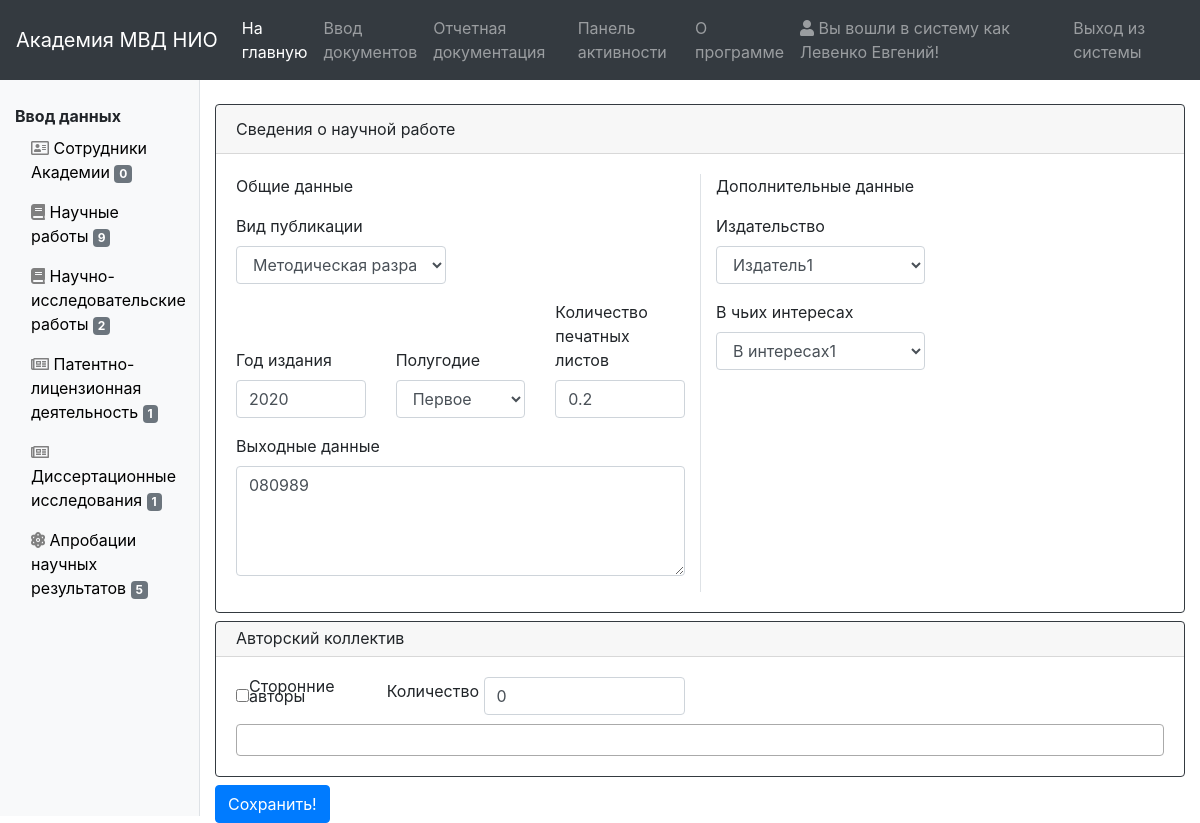
The app's page /sciencework/update/14/change/ (signed in) with its own data.
### sciencework/models.py (models this page shows, shortened)
class Sciencework(models.Model):
    kind = models.ForeignKey(Publicationkind, on_delete=models.SET_NULL, null=True, verbose_name="Вид научной работы")
    year = models.IntegerField(verbose_name="Год издания")
    half_year = models.CharField(max_length=10, default="Не указано", verbose_name="Полугодие")
    output_data = models.TextField(verbose_name="Выходные данные")
    sheet_count = models.CharField(max_length=100, blank=True, null=True, verbose_name="Количество печатных листов")
    publisher = models.ForeignKey(Publisher, on_delete=models.SET_NULL, blank=True, null=True, verbose_name="Издатель")
    grif = models.ForeignKey(Grif, on_delete=models.SET_NULL, blank=True, null=True, verbose_name="Гриф")
    magazine = models.ForeignKey(Magazine, on_delete=models.SET_NULL, blank=True, null=True, verbose_name="Журнал")
    digest = models.ForeignKey(Digest, on_delete=models.SET_NULL, blank=True, null=True, verbose_name="Сборник статей")
    in_vak = models.BooleanField(blank=True, null=True, verbose_name="Является работой ВАК")
    in_internationals = models.ManyToManyField(InternationalBase,
                                               verbose_name="Входит в международную базу научного цитирования", blank=True)
    interest = models.ForeignKey(Interest, on_delete=models.SET_NULL, blank=True, null=True, verbose_name="В чьих интересах")
    conference = models.ForeignKey(Conference, on_delete=models.SET_NULL, blank=True, null=True,
                                   verbose_name="Конференция")
    work_is_foreignauthors = models.BooleanField(blank=True, null=True, verbose_name="Участие сторонних авторов")
    other_author_count = models.IntegerField(default=0, blank=True, null=True, verbose_name="Количество сторонних авторов")
    sciencework_student_participation = models.BooleanField(blank=True, null=True, default=False,
                                                            verbose_name="Участие обучающихся")
    authors = models.ManyToManyField(Author, verbose_name="Авторы")
    subdivisions = models.ManyToManyField(Subdivision, verbose_name="Подразделения")
    subspecies = models.ForeignKey(Subspecies, on_delete=models.SET_NULL, blank=True, null=True,
                                   verbose_name="Подвид учебного издания")
    org_founder = models.ForeignKey(Orgfounder, on_delete=models.SET_NULL, blank=True, null=True,
                                    verbose_name="Организация учредитель сборника")
    date_added = models.DateTimeField(blank=True, null=True, verbose_name="Дата и время моследнего изменения")
    user_added = models.ForeignKey(User, on_delete=models.SET_NULL, blank=True, null=True,
                                   verbose_name="Кем внесено/изменено")
    class Meta:
        ordering = ('kind',)
        verbose_name = 'Научная работа'
        verbose_name_plural = 'Научная работа'

### sciencework/views.py (the view)
# urls.py: path('update/<sciencework_id>/change/', permission_required('sciencework.change_sciencework')(views.sciencework_update), name='update'),
@transaction.atomic
def sciencework_update(request, sciencework_id):
    if request.method == 'POST':
        obj = get_object_or_404(Sciencework, pk=sciencework_id)
        form = ScienceworkForm(request.POST, instance=obj)
        if form.is_valid():
            sciencework = form.save()
            sciencework.in_internationals.clear()
            sciencework.subdivisions.clear()
            for author in sciencework.authors.all():
                sciencework.subdivisions.add(author.subdivision)
            if sciencework.magazine is None and sciencework.digest is not None:
                sciencework.in_vak = sciencework.digest.in_vak
                for international in sciencework.digest.in_international.all():
                    sciencework.in_internationals.add(international)
            if sciencework.digest is None and sciencework.magazine is not None:
                sciencework.in_vak = sciencework.magazine.in_vak
                for international in sciencework.magazine.in_international.all():
                    sciencework.in_internationals.add(international)
            sciencework.date_added = datetime.datetime.now()
            sciencework.user_added = request.user
            sciencework.save()
            return HttpResponseRedirect(reverse('sciencework:list'))
        else:
            return render(request, 'sciencework/sciencework_input_form.html', {'form': form})
    else:
        obj = get_object_or_404(Sciencework, pk=sciencework_id)
        form = ScienceworkForm(instance=obj)
        return render(request, 'sciencework/sciencework_update_form.html', {'form': form,
                                                                            'obj': obj,
                                                                            })

### sciencework/forms.py
class ScienceworkForm(ModelForm):
    class Meta:
        CHOICES = [('1', 'Первое'), ('2', 'Второе')]
        model = Sciencework
        exclude = ['in_vak', 'in_internationals', 'subdivisions', 'org_founder']
        widgets = {'sciencework_student_participation': CheckboxInput(),
                   'work_is_foreignauthors': CheckboxInput(),
                   'half_year': Select(choices=CHOICES),
                   }

### context_processors/side_panel_context.py (called while the page is built)
def counts(request):
    return {'author_count': Author.objects.all().count(),
            'sciencework_count': Sciencework.objects.all().count(),
            'nir_count': NIR.objects.all().count(),
            'pld_count': PLD.objects.all().count(),
            'dissertation_count': DissertationResearch.objects.all().count(),
            'anr_count': ANR.objects.all().count(),
            }

### sciencework/models.py (called while the page is built)
    def __str__(self):
        return self.publication_kind

    def __str__(self):
        return self.grif_name

    def __str__(self):
        return self.interest_name

    def __str__(self):
        return self.magazine_name

    def __str__(self):
        return self.digest_name

    def __str__(self):
        return str(self.conference_name_short)

    def __str__(self):
        return self.publisher_name

    def __str__(self):
        return self.title

### sciencework/templates/sciencework/sciencework_update_form.html (shortened to what this page needs)
{% extends "sciencework/sciencework_input_form.html" %}
{% load static %}
{% block form_title %}
    <form class="needs-validation" action="{% url 'sciencework:update' sciencework_id=obj.id %}" method="post" novalidate>
{% endblock %}
{% block button %}
    <button type="submit" class="btn btn-primary">Сохранить!</button>
{% endblock %}

### index/templates/index/common/navs/nav.html (shortened to what this page needs)
<nav class="navbar navbar-expand-lg navbar-dark bg-dark">
    <a class="navbar-brand" href="">Академия МВД НИО</a>
    <div class="collapse navbar-collapse" id="navbarSupportedContent">
        <ul class="navbar-nav mr-auto">
            {% if user.is_authenticated  %}
                {% if perms.dashboard %}
                    <li class="nav-item active">
                        <a class="nav-link" href="{% url 'index:index' %}">На главную<span class="sr-only">(current)</span></a>
                    </li>
                    <li class="nav-item">
                        <a class="nav-link" href="{% url 'authors:list' %}">Ввод документов</a>
                    </li>
                    <li class="nav-item">
                        <a class="nav-link" href="{% url 'reporting:employee' %}">Отчетная документация</a>
                    </li>
                    <li class="nav-item">
                        <a class="nav-link" href="{% url 'dashboard:main' %}">Панель активности</a>
                    </li>
                    <li class="nav-item">
                        <a class="nav-link" href="{% url 'index:about' %}">О программе</a>
                    </li>
                {% endif %}
            {% endif %}
        </ul>
        <ul class="navbar-nav">
            {% if user.is_authenticated  %}
                <li class="nav-item">
                    <a class="nav-link"><i class="fas fa-user"></i> Вы вошли в систему как {{ user.last_name }} {{ user.first_name }}!</a>
                </li>
                <li class="nav-item">
                    <a class="nav-link" href="{% url 'logout' %}"> Выход из системы</a>
                </li>
            {% else %}
                <li class="nav-item">
                    <a class="nav-link" href="{% url 'login'  %}"><i class="fas fa-user"></i> Вход в систему</a>
                </li>
            {% endif %}
        </ul>
    </div>
</nav>

### sciencework/templates/sciencework/input_blocks/common_data.html (shortened to what this page needs)
{% load widget_tweaks %}
<div class="col-md-6">
    <p>Общие данные</p>
    <div class="row">
        <div class="col-md-6">
            <div class="form-group">
                <label>Вид публикации</label>
                {% render_field form.kind|append_attr:"required:required" class+="form-control" %}
            </div>
        </div>
    </div>
    <div class="row d-flex align-items-end">
        <div class="col-lg-4">
            <div class="form-group">
                <label>Год издания</label>
                {% render_field form.year class+="form-control" min="1900" max="2020" value="2020" %}
            </div>
        </div>
        <div class="col-lg-4">
            <div class="form-group">
                <label>Полугодие</label>
                {% render_field form.half_year class+="form-control" required=true %}
             </div>
        </div>
        <div class="col-lg-4">
            <div class="form-group d-flex flex-column">
                <label>Количество печатных листов</label>
                {% render_field form.sheet_count class+="form-control" type="number" step="0.01" min="0" max="1000000" value=0.2 %}
            </div>
        </div>
    </div>
    <div class="row">
        <div class="col-sm-12">
            <div class="form-group">
                <label>Выходные данные</label>
                {% render_field form.output_data class+="form-control" rows="4" required=true %}
            </div>
        </div>
    </div>
</div>

### sciencework/templates/sciencework/input_blocks/extra_data.html (shortened to what this page needs)
{% load widget_tweaks %}
<div class="col-md-6 border-left" id="extradataforsciencework">
    <p>Дополнительные данные</p>
    <div class="row">
        <div class="col-sm-6 extra_divs" id="publ">
            <div class="form-group">
                <label>Издательство</label>
                {% render_field form.publisher class+="form-control extra_inputs select2_class" %}
            </div>
        </div>
    </div>
    <div class="row">
        <div class="col-sm-6 extra_divs" id="interest">
            <div class="form-group">
                <label>В чьих интересах</label>
                {% render_field form.interest class+="form-control extra_inputs select2_class" %}
            </div>
        </div>
    </div>
</div>

### sciencework/templates/sciencework/input_blocks/authors.html (shortened to what this page needs)
{% load widget_tweaks %}
<div class="card border-dark mb-2" style="max-width: 100%; line-height: 0.6;">
    <div class="card-header" id="withselect">Авторский коллектив</div>
    <div class="card-body" id="cardbodyforlistauthors">
        <div class="row">
            <div class="col-sm-6 d-flex flex-row">
                <div class="d-flex flex-row align-items-center">
                    {% render_field form.work_is_foreignauthors %}<label>Сторонние авторы</label>
                </div>&nbsp;&nbsp;&nbsp;&nbsp;&nbsp;
                <div class="d-flex flex-row align-items-center">
                    <label>Количество</label>&nbsp;
                    {% render_field form.other_author_count class+="form-control" %}
                </div>
            </div>
        </div>
        <br>
        <div class="row">
            <div class="col-sm-12">
            </div>
        </div>
    </div>
</div>

### records on screen
Sciencework: kind "Методическая разработка", year "2020", half_year "Первое", sheet_count "0.2", output_data "080989", publisher "Издатель1", interest "В интересах1", other_author_count "0"

### other values on screen
{{ user.last_name }} "Левенко"
{{ user.first_name }} "Евгений"
{{ author_count }} "0"
{{ sciencework_count }} "9"
{{ nir_count }} "2"
{{ pld_count }} "1"
{{ dissertation_count }} "1"
{{ anr_count }} "5"
